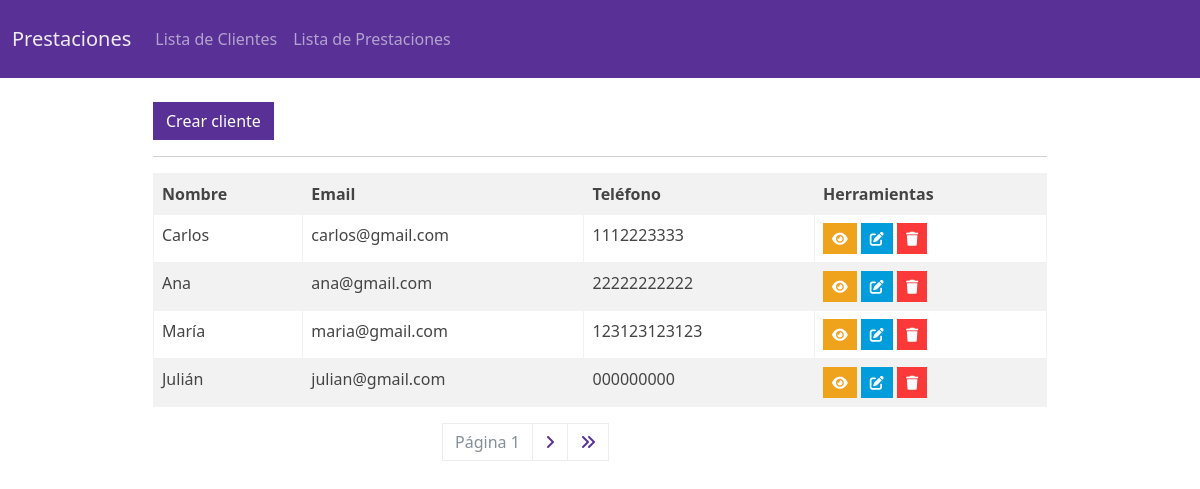
The app's page /list_customers/ with its own data.
### Inv/models.py (models this page shows)
class Customer(models.Model):
    id = models.AutoField(primary_key=True)
    name = models.CharField(max_length=100, null=True)
    email = models.CharField(max_length=100, null=True)
    number = models.CharField(max_length=100, null=True)
    date_created = models.DateTimeField(auto_now_add=True, null=True)
    def __str__(self):
        return self.name

### Inv/views.py (the view)
# urls.py: path('list_customers/', views.listCustomers, name='List_customers'),
def listCustomers(request):
    customers_list = Customer.objects.all()
    p = Paginator(customers_list, 4)
    page = request.GET.get('page')
    customers = p.get_page(page)
    nums = customers.paginator.num_pages
    context = {
        'customers_list': customers_list,
        'customers': customers,
        'nums': nums
    }
    return render(request, 'Inv/list_customers.html', context)

### template/Inv/list_customers.html (shortened to what this page needs)
{% extends 'Inv/base.html' %}
{% block content %}
<!DOCTYPE html>
<html lang="en">
<head>
</head>
<body>
  <br>
  <div class="row">
    <div class="col-md-9 mx-auto">
      <a href="{% url 'Create_customer' %}" class="btn btn-primary">Crear cliente</a>
      <hr>
      <table class="table table-striped table-hover table-bordered">
        <tr>
          <th>Nombre</th>
          <th>Email</th>
          <th>Teléfono</th>
          <th>Herramientas</th>
        </tr>
        {% for customer in customers %}
        <tr>
          <td>{{ customer }}</td>
          <td>{{ customer.email }}</td>
          <td>{{ customer.number }}</td>
          <td>
            <a class="btn btn-sm btn-warning" href="{% url 'Customer' customer.id %}"><i
                class="fa-solid fa-eye"></i></a>
            <a class="btn btn-sm btn-info" href="{% url 'Edit_customer' customer.id %}"><i class="fa-solid fa-pen-to-square"></i></a>
            <a class="btn btn-sm btn-danger" href="{% url 'Delete_customer' customer.id %}"><i class="fa-sharp fa-solid fa-trash"></i></a>
          </td>
        </tr>
        {% endfor %}
      </table>
      <div class="col-md-10 d-flex justify-content-center">
        <nav aria-label="Page navigation example">
          <ul class="pagination">
            <li class="page-item active disabled"><a class="page-link" href="">Página {{ customers.number }}</a></li>
            {% if customers.has_next %}
            <li class="page-item"><a class="page-link" href="?page={{ customers.next_page_number }}"><i
                  class="fa-solid fa-angle-right"></i></a></li>
            <li class="page-item"><a class="page-link" href="?page={{ customers.paginator.num_pages }}"><i
                  class="fa-solid fa-angles-right"></i></a></li>
            {% endif %}
          </ul>
        </nav>
      </div>
    </div>
  </div>
</body>
</html>
{% endblock %}

### records on screen
Customer: name "Carlos", email "carlos@gmail.com", number "1112223333"
Customer: name "Ana", email "ana@gmail.com", number "22222222222"
Customer: name "María", email "maria@gmail.com", number "123123123123"
Customer: name "Julián", email "julian@gmail.com", number "000000000"

### other values on screen
{{ customers.number }} "1"
